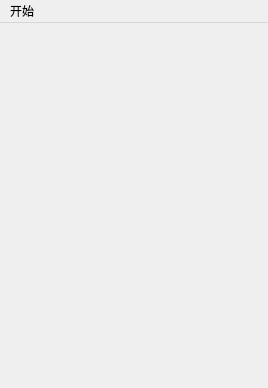
<?xml version="1.0" encoding="UTF-8"?>
<ui version="4.0">
 <class>MainWindow</class>
 <widget class="QMainWindow" name="MainWindow">
  <property name="geometry">
   <rect>
    <x>0</x>
    <y>0</y>
    <width>268</width>
    <height>388</height>
   </rect>
  </property>
  <property name="windowTitle">
   <string>MainWindow</string>
  </property>
  <widget class="QWidget" name="centralwidget"/>
  <widget class="QMenuBar" name="menubar">
   <property name="geometry">
    <rect>
     <x>0</x>
     <y>0</y>
     <width>268</width>
     <height>26</height>
    </rect>
   </property>
   <widget class="QMenu" name="menu">
    <property name="title">
     <string>开始</string>
    </property>
    <addaction name="actionjian_jie"/>
    <addaction name="actionquit"/>
    <addaction name="separator"/>
    <addaction name="actionrandom"/>
   </widget>
   <addaction name="menu"/>
  </widget>
  <action name="actionquit">
   <property name="text">
    <string>退出</string>
   </property>
  </action>
  <action name="actionjian_jie">
   <property name="text">
    <string>游戏简介</string>
   </property>
  </action>
  <action name="actionrandom">
   <property name="text">
    <string>随机模式</string>
   </property>
  </action>
 </widget>
 <resources/>
 <connections/>
</ui>
